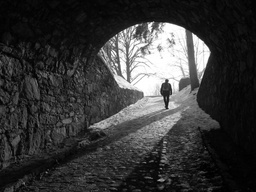
#> input picture lab4/homo.jpg, 256 x 192 px, shrunk from 1024 x 768 before the run, found by its file name
$ python histogram_matching.py
#> lines starting #> are read from the running program, lines starting #| are printed output that depends on the picture
# -*- coding: utf-8 -*-
"""HIstogram_Matching.ipynb

Automatically generated by Colaboratory.

Original file is located at
    https://colab.research.google.com/drive/1mCulOv02UcwJswzmc0kkpUQZn_dVjjM2
"""

import cv2
import matplotlib.pyplot as plt
import numpy as np
import math

path = "D:\\1.Theory-20230409T120722Z-001\\CSE 4128 Image Lab\\Week 4\\homo.jpg"

img = cv2.imread(path, cv2.IMREAD_GRAYSCALE)
#> img is the input picture: shape (192, 256); min 0, max 255, mean 56.8
img = np.asarray(img)

flat = img.flatten()

plt.hist(flat, bins=256)
plt.show()
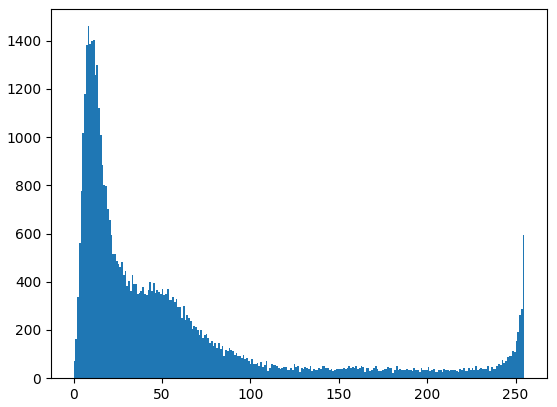
#> figure drawn by matplotlib, 1 panel; tallest bar 1460 high, from x = 7.97 to 8.96
plt.imshow(img, "gray")
plt.show()

miu1 = 70
std1 = 15

miu2 = 150
std2 = 15

def generate_gaussian(x, miu, std):
    weight = 1/np.sqrt(2*3.14*std**2)
    neumerator = (x-miu)**2
    denominator = 2*std**2
    val = weight*math.exp(-(neumerator/denominator))
    return val

gauss1 = []
for x in range(256):
    gauss1.append(generate_gaussian(x, miu1, std1))

gauss2 = []
for x in range(256):
    gauss2.append(generate_gaussian(x, miu2, std2))

gauss1 = np.asarray(gauss1)
gauss2 = np.asarray(gauss2)

gauss3 = gauss1 + gauss2

plt.plot(gauss3)
plt.show()
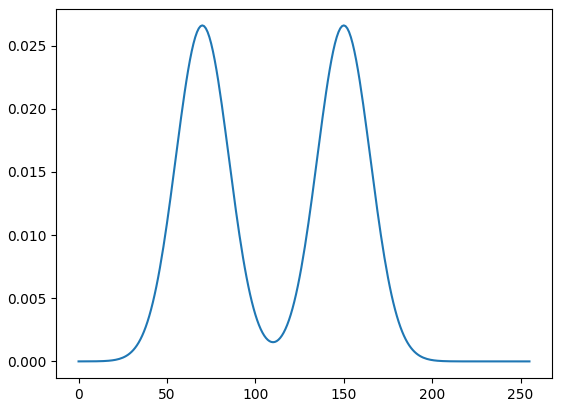
#> figure drawn by matplotlib, 1 panel; curve peaks at x = 70, y = 0.0266

cdf = np.zeros(256)
g3_sum = gauss3.sum()
g3_pdf = np.zeros(256)
g3_pdf = gauss3/g3_sum

# g3_cum = np.zeros(256)
cdf[0] = g3_pdf[0]
for i in range(1, 256):
    cdf[i] = cdf[i-1]+g3_pdf[i]

# [5 lines of commented-out code are left out]
plt.plot(cdf)
plt.show()
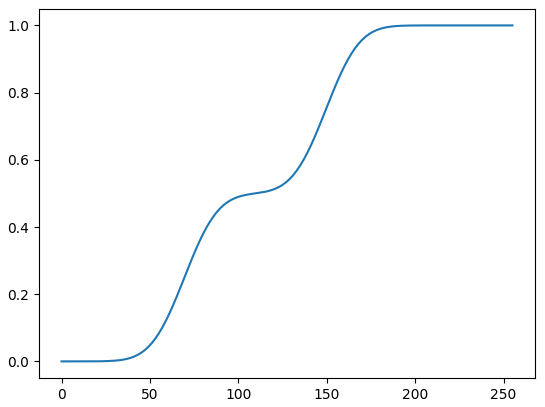
#> figure drawn by matplotlib, 1 panel; curve peaks at x = 255, y = 1

hist = np.zeros(256)

for v in flat:
    hist[v]+=1
#> this loop made 49152 passes
#> v on passes 1 to 3: 4, 5, 6
#> after the loop, hist = 256 values, max 1460 at index 8, min 23 at index 181, mean 192
hist = hist/(img.shape[0]*img.shape[1])
#> hist = 256 values, max 0.0297 at index 8, min 0.000468 at index 181, mean 0.00391
plt.plot(hist)
plt.show()
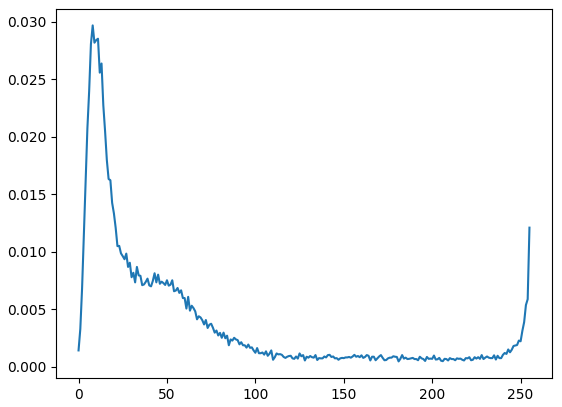
#> figure drawn by matplotlib, 1 panel; curve peaks at x = 8, y = 0.0297

cdfimg = np.zeros(256)

cdfimg[0] = hist[0]
for i in range(256):
    cdfimg[i] = cdfimg[i-1]+hist[i]
#> after the loop, cdfimg = 256 values from 0.00142 to 1

plt.plot(cdfimg)
plt.show()
#> figure, not shown here; curve peaks at x = 255, y = 1

def findclosest(cval, low, high):

    mini = 1000
    for i in range(len(cdf)):
        if cdf[i] == cval:
            return i
        elif abs(cval-cdf[i])<mini:
            result = i
            mini = abs(cval-cdf[i])
        elif abs(cval-cdf[i])>mini:
            break
    return result

out = np.zeros(img.shape)

for i in range(img.shape[0]):
    for j in range(img.shape[1]):
        intensity = img[i, j]
        cval = cdfimg[intensity]
        closeval = findclosest(cval, 0, 255)
        out[i, j] = closeval
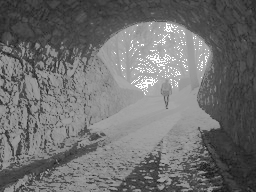
#> out: shape (192, 256) float64; min 28, max 255, mean 111.2

plt.imshow(out, "gray")
plt.show()

oflat = out.flatten()
print(oflat)
#> (printed output is left out)
hist1 = np.zeros(256)

for v in oflat:
    hist1[int(v)]+=1
#> this loop made 49152 passes
#> v on passes 1 to 3: 48, 52, 55
hist1 = hist1/(out.shape[0]*out.shape[1])
plt.plot(hist1)
plt.show()
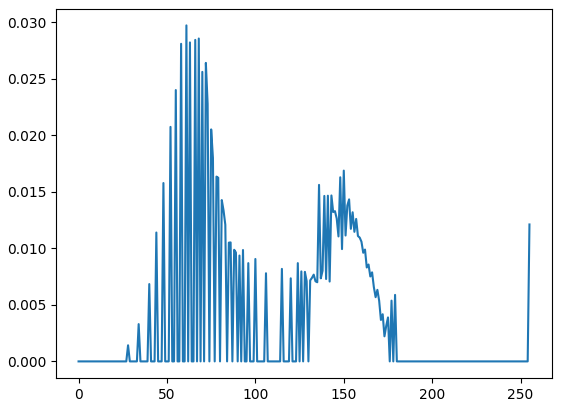
#> figure drawn by matplotlib, 1 panel; curve peaks at x = 61, y = 0.0297

fig = plt.figure(figsize=(15, 15))

fig.add_subplot(1,2,1)
plt.imshow(img, 'gray')
fig.add_subplot(1,2,2)
plt.imshow(out, 'gray')
plt.show()

fig = plt.figure(figsize=(15, 5))

fig.add_subplot(1,3,1)
plt.plot(hist)
fig.add_subplot(1,3,2)
plt.plot(gauss3)
fig.add_subplot(1,3,3)
plt.plot(hist1)
plt.show()
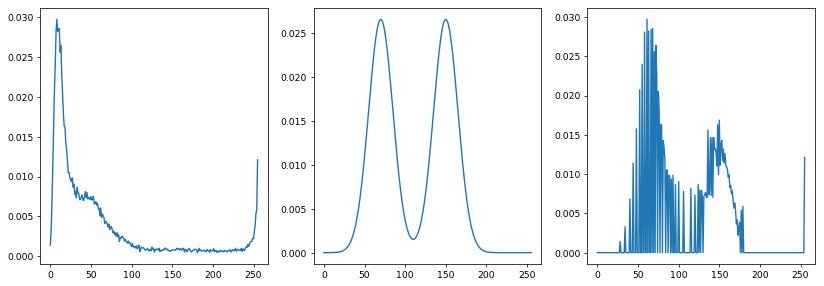
#> figure drawn by matplotlib, 3 panels; panel 1: curve peaks at x = 8, y = 0.0297; panel 2: curve peaks at x = 70, y = 0.0266; panel 3: curve peaks at x = 61, y = 0.0297
